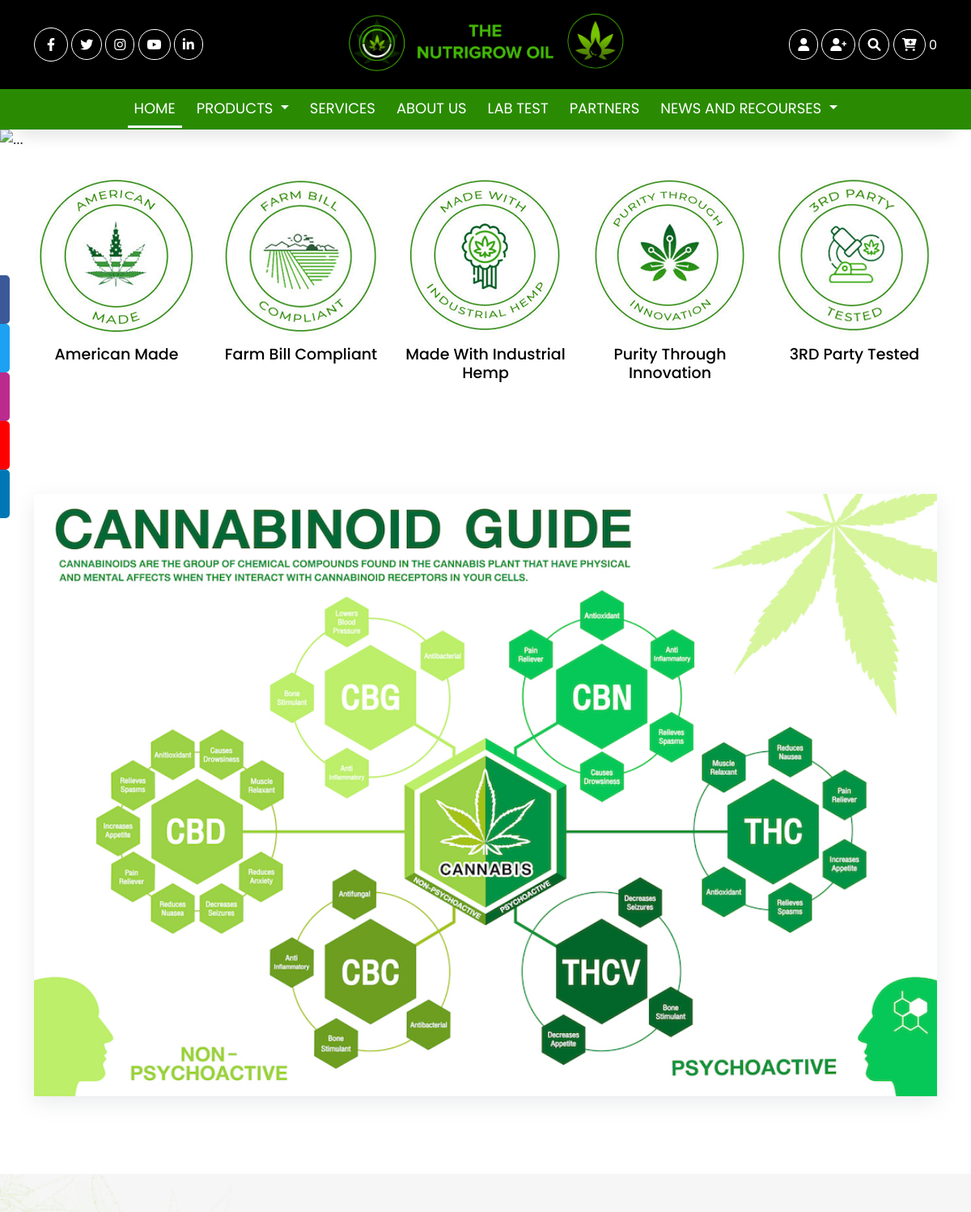
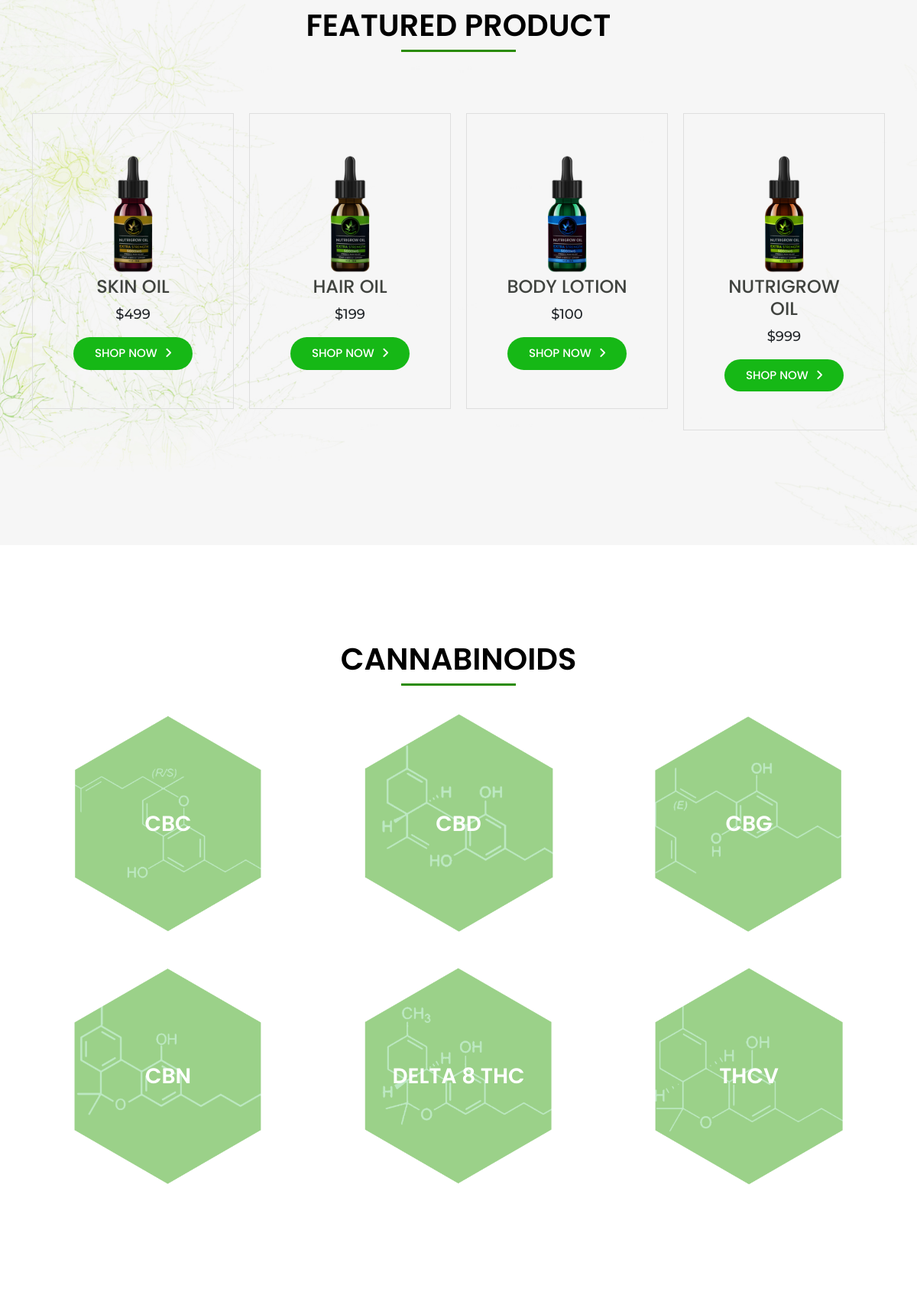
The page / (upper part) on the database its author committed (2 pictures, top to bottom).
### tables this page shows
CREATE TABLE IF NOT EXISTS `products` (
  `id` int(11) NOT NULL AUTO_INCREMENT,
  `file_path` varchar(255) NOT NULL,
  `type` varchar(255) NOT NULL,
  `price` varchar(255) NOT NULL,
  `description` varchar(255) NOT NULL,
  `time` datetime NOT NULL DEFAULT CURRENT_TIMESTAMP,
  PRIMARY KEY (`id`)
);

### include/featuredproduct.php (the view, shortened to what this page needs)
<section class="container-fluid featured">
    <div class="container">
        <div class="row">
            <div class="col">
                <h2>featured product</h2>
                <div class="hbline"></div>
                <div class="row">
                    <div class="owl-carousel owl-theme">
                        <?php
                        $sql = "SELECT * FROM `products`";
                        $result = mysqli_query($conn, $sql);
                        if (mysqli_num_rows($result) > 0) {
                            while ($row = mysqli_fetch_assoc($result)) {
                        ?>
                                <div class="item">
                                    <div class="product">
                                        <img src="<?php
                                                    if (isset($row['file_path']))
                                                        echo "admin/uploads/products/" . $row['file_path'];
                                                    ?>" class="img-fluid" alt="" srcset="" />
                                        <h5 style="text-transform: uppercase;"><?php echo $row['type'] ?></h5>
                                        <p>$<?php echo $row['price'] ?></p>
                                        <a href="product.php?id=<?php echo $row['id'] ?>"><button>
                                                shop now <i class="fa-solid fa-angle-right"></i></button></a>
                                    </div>
                                </div>
                        <?php
                            }
                        }
                        ?>
                    </div>
                </div>
            </div>
        </div>
    </div>
</section>

### assests/css/style.css (style rules this page uses)
p { font-family: nexa-regular; font-family: "Montserrat", sans-serif; }
* { margin: 0; padding: 0; }
a { text-decoration: none; }
.featured { min-height: 760px; background-image: url(../images/featured-bg.jpg); background-repeat: no-repeat; background-size: cover; display: -webkit-box; display: -ms-flexbox; display: flex; -webkit-box-align: center; -ms-flex-align: center; align-items: center; }
.featured h2 { font-size: 40px; font-weight: 600; color: #000000; text-transform: uppercase; text-align: center; }
.featured .hbline { width: 150px; min-height: 3px; margin: 0 auto; background-color: #2a8b03; }
.featured .product { border: 1px solid #dedede; margin: 80px auto; padding: 50px; display: block; text-align: center; }
.featured .product h5 { font-size: 24px; color: #40433f; font-weight: 500; }
.featured .product p { font-size: 18px; font-weight: 500; text-transform: uppercase; }
.featured .product button { font-size: 15px; font-weight: 500; text-transform: uppercase; color: #ffffff; border-radius: 50px; padding: 10px 28px; border: none; background-color: #16b816; -webkit-transition: 0.5s all ease-in-out; transition: 0.5s all ease-in-out; }
.featured .product button i { margin-left: 7px; }

### rows shown on the page
products: file_path (picture), type "SKIN OIL", price "499"
products: file_path (picture), type "HAIR OIL", price "199"
products: file_path (picture), type "BODY LOTION", price "100"
products: file_path (picture), type "NUTRIGROW OIL", price "999"

### other values the page prints
$count "0"
